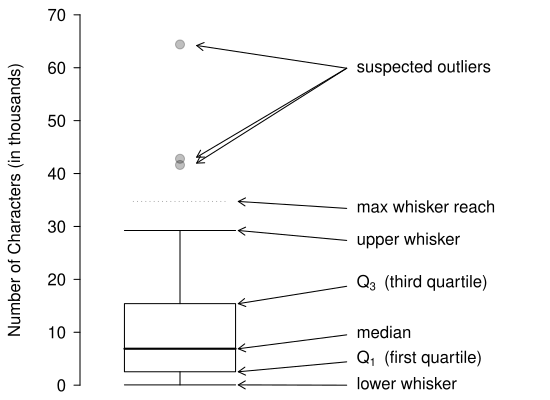

Generate this figure with R:
require(openintro)
data(email50)
data(COL)
d   <- email50$num_char

myPDF("boxPlotLayoutNumVar.pdf", 5.5, 4, mar=c(0,4,0,1), mgp=c(2.8, 0.7, 0), las=1)
boxPlot(d, ylab='Number of Characters (in thousands)', xlim=c(0.5,3), ylim = c(0, 70), axes=FALSE)
axis(2, at = seq(0, 70, 10))

arrows(2,0, 1.35,min(d), length=0.08)
text(2,0,'lower whisker', pos=4)

arrows(2, quantile(d, 0.25)+sd(d)/7, 1.35, quantile(d, 0.25), length=0.08)
text(2, quantile(d, 0.25)+sd(d)/6.5, expression(Q[1]~~'(first quartile)'), pos=4)

m <- median(d)
arrows(2, m+sd(d)/5, 1.35, m, length=0.08)
text(2,m+sd(d)/4.7,'median', pos=4)

q <- quantile(d, 0.75)
arrows(2, q+sd(d)/4, 1.35, q, length=0.08)
text(2,q+sd(d)/3.8,expression(Q[3]~~'(third quartile)'), pos=4)

arrows(2, rev(sort(d))[4]-sd(d)/7, 1.35, rev(sort(d))[4], length=0.08)
text(2, rev(sort(d))[4]-sd(d)/6.8,'upper whisker', pos=4)

y <- quantile(d, 0.75) + 1.5*IQR(d)
arrows(2, y-0.1*sd(d), 1.35, y, length=0.08)
lines(c(0.72,1.28), rep(y,2), lty=3, col='#00000066')
text(2,y-0.1*sd(d),'max whisker reach', pos=4)

m <- rev(tail(sort(d), 5))
s <- m[1]-0.3*sd(m)
arrows(2, s, 1.1, m[1]-0.2, length=0.08)
arrows(2, s, 1.1, m[2]+0.3, length=0.08)
arrows(2, s, 1.1, m[3]+0.35, length=0.08)
text(2,s,'suspected outliers', pos=4)


dev.off()

sort(d)[25:26]
quantile(d, c(0.25, 0.5, 0.75))
tail(sort(d), 4)


myPDF("boxPlotNumVarSmall.pdf", 1.5, 2.5, mar=c(0,4.1,0,0), mgp=c(2.3, 0.45, 0), las=1, tcl=-0.2)
boxPlot(d, ylab='', axes=FALSE, ylim=range(d)+sd(d)*c(-1,1)*0.2, xlim=c(0.5, 1.45))
axis(2, cex=1.1)
par(las=0)
mtext("Number of Characters\n(in thousands)", 2, line=2, cex=1.1)
dev.off()
